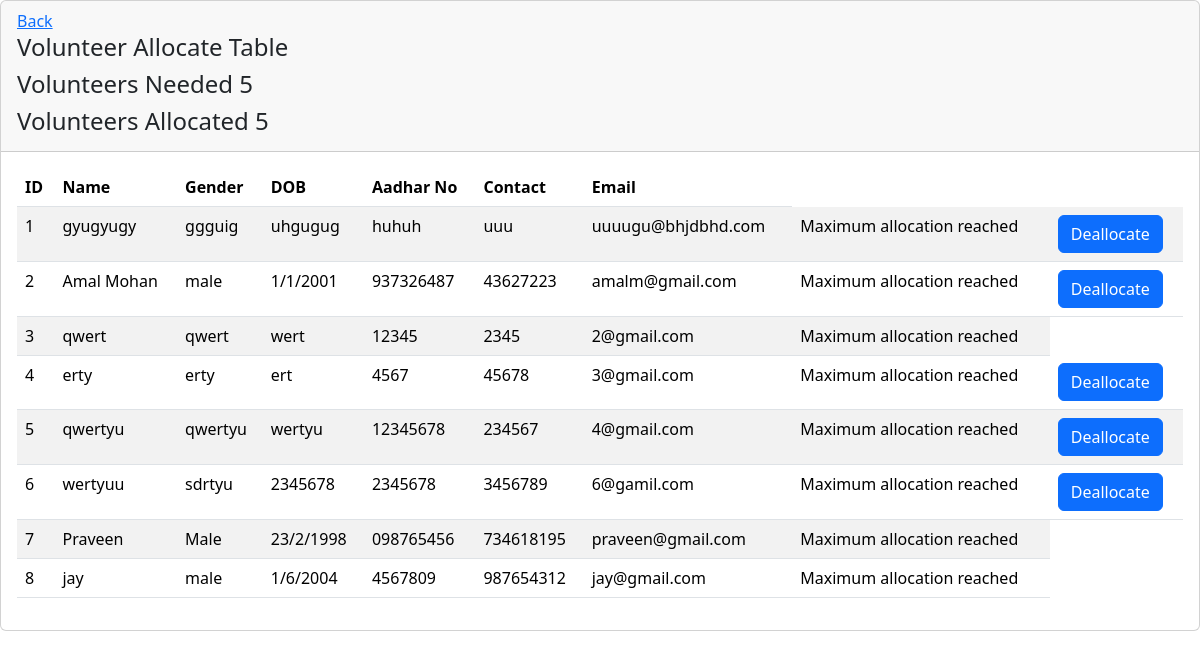
The page /volunteer_allocate_table/1/1 on the database as committed earlier.
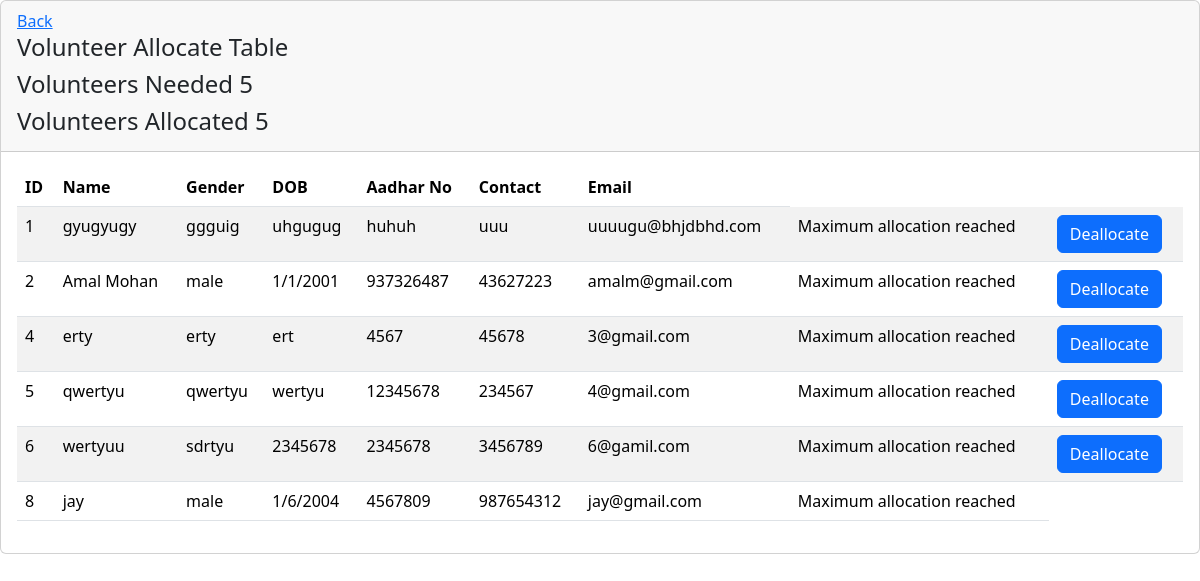
The same page on the database as committed later.
### app/models.py (models this page shows)
class VolunteerRequest(models.Model):
    no_of_volunteers=models.IntegerField(default=0)      #   join this table with camp table to alert the volunteers telling  which camp they are allocated to
    totalallocated=models.IntegerField(default=0)
    volunteer_details=models.TextField(max_length=100)
    current_date=models.DateField(auto_now_add=True)
    login_id=models.ForeignKey(Camp,on_delete=models.CASCADE,null=True,blank=True)

class Volunteer(models.Model):
    volunteer_name=models.CharField(max_length=100)
    gender=models.CharField(max_length=10)
    date_of_birth=models.CharField(max_length=30)
    aadhar_no=models.CharField(max_length=25)
    contact=models.CharField(max_length=15)
    login_id=models.ForeignKey(Login,on_delete=models.CASCADE,null=True,blank=True)
    allocation=models.CharField(max_length=100,null=True,blank=True)      #       Can also set the default as "false".

class Login(models.Model):
    email=models.EmailField(unique=True)
    password=models.CharField(max_length=100)
    usertype=models.CharField(max_length=100)

### app/views.py (the view)
# urls.py: path('volunteer_allocate_table/<int:id>/<int:requestid>',views.VolunteerAllocateTable,name="VolunteerAllocateTable"),
def VolunteerAllocateTable(request,id,requestid):
    id=get_object_or_404(Camp,id=id)
    volunteers = Volunteer.objects.filter(allocation="false") | Volunteer.objects.filter(allocation__isnull=True) | Volunteer.objects.filter(id__in=Allocate.objects.filter(camp_id=id).values_list('volunteer_id')) # Here added filtering allocation field where value is NULL
    volreq=get_object_or_404(VolunteerRequest,id=requestid)
    return render(request,'admin/volunteer_allocate_table.html',{'volunteers':volunteers,'campid':id,'volreq':volreq})

### app/templates/admin/volunteer_allocate_table.html (shortened to what this page needs)
{% load static %}
<div class="row">
  <div class="col-md-12">
    <div class="card">
      <div class="card-header">
        <link
          rel="stylesheet"
          href="{% static 'admin/assets/css/bootstrap.min.css' %}"
        />
        <a href="{% url 'VolunteerReqTable' %}">Back</a>
        <h4 class="card-title">Volunteer Allocate Table</h4>
        <h4 class="card-title">
          Volunteers Needed {{volreq.no_of_volunteers}}
        </h4>
        <h4 class="card-title">
          Volunteers Allocated {{volreq.totalallocated}}
        </h4>
      </div>
      <div class="card-body">
        <div class="table-responsive">
          <table
            id="basic-datatables"
            class="display table table-striped table-hover"
          >
            <thead>
              <tr>
                <th>ID</th>
                <th>Name</th>
                <th>Gender</th>
                <th>DOB</th>
                <th>Aadhar No</th>
                <th>Contact</th>
                <th>Email</th>
              </tr>
            </thead>
            <tbody>
              {% for user in volunteers %}
              <tr>
                <td>{{user.id}}</td>
                <td>{{user.volunteer_name}}</td>
                <td>{{user.gender}}</td>
                <td>{{user.date_of_birth}}</td>
                <td>{{user.aadhar_no}}</td>
                <td>{{user.contact}}</td>
                <td>{{user.login_id.email}}</td>
                {% if volreq.no_of_volunteers == volreq.totalallocated %}
                <td>Maximum allocation reached</td>
                {% endif %} {% if user.allocation == "true" %}
                <td>
                  <button class="btn btn-primary">
                    <a
                      href="{% url 'VolDeAllocate' campid.id user.id volreq.id %}"
                      style="color: white; text-decoration: none"
                    >
                      Deallocate</a
                    >
                  </button>
                </td>
                {% endif %}
              </tr>
              {% endfor %}
            </tbody>
          </table>
        </div>
      </div>
    </div>
  </div>
</div>

Rows that differ between the two databases and show on the page:
no longer on this page (row edited): Volunteer: id "3", volunteer_name "qwert", gender "qwert", date_of_birth "wert", aadhar_no "12345", contact "2345", login_id.email "2@gmail.com"
no longer on this page (row edited): Volunteer: id "7", volunteer_name "Praveen", gender "Male", date_of_birth "23/2/1998", aadhar_no "098765456", contact "734618195", login_id.email "praveen@gmail.com"
